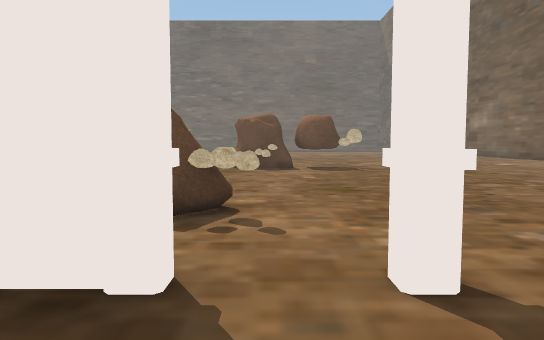
view 1 (above)

24 first-person views from a walk through a scene from a Unity 3-D project. The camera is 1.5 m above the floor, tilts 4° down and sees 70° across. The floor is counted in squares, 2 m on a side. Each view is taken from the middle of a square. On the plan, view 1 faces up. The plan holds only what a view shows up to about 12 squares ahead; the rest is blank. The place goes on beyond the plan. The player character is not drawn.

view 2
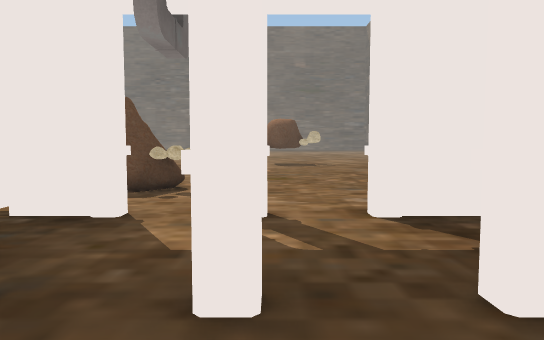

view 3
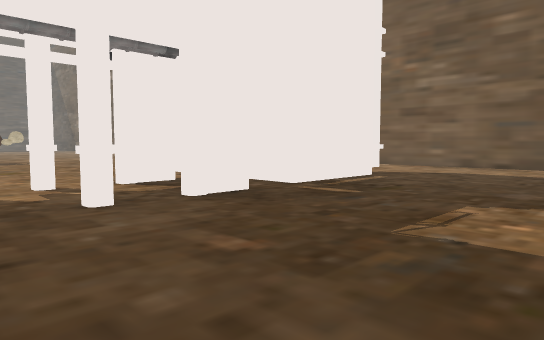

view 4
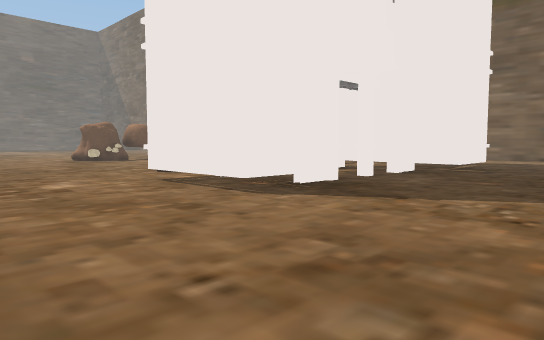

view 5
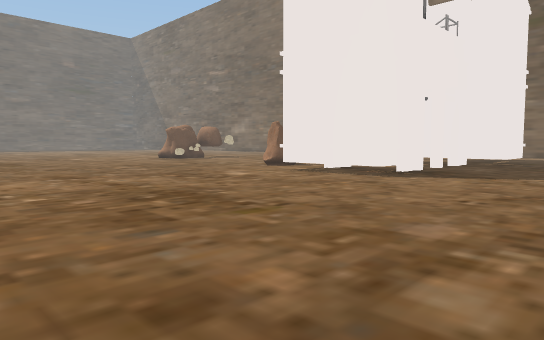

view 6
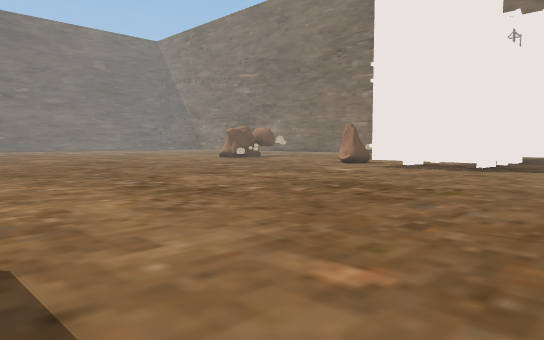

view 7
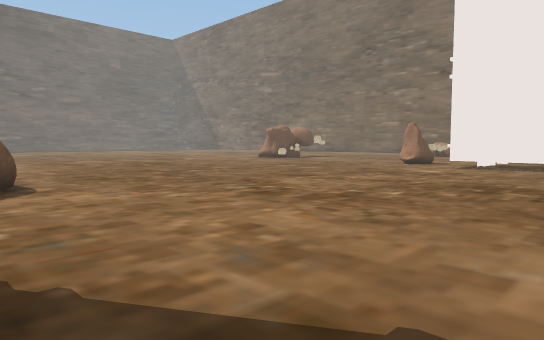

view 8
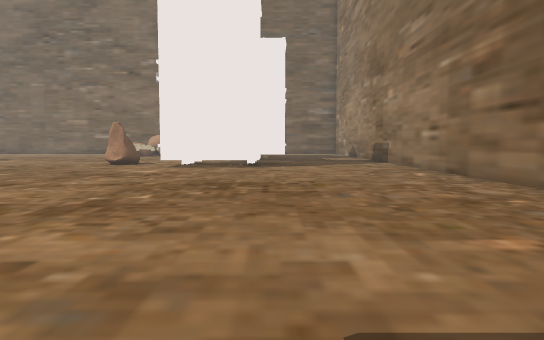

view 9
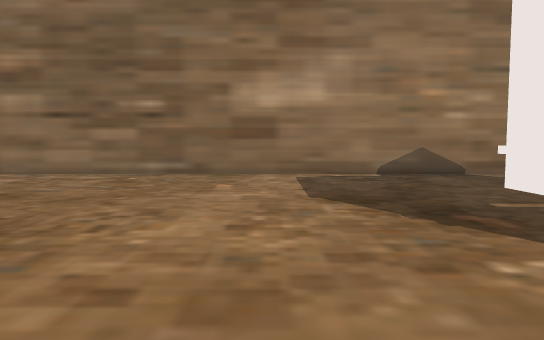

view 10
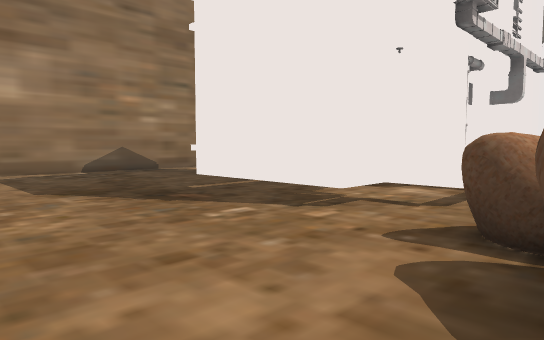

view 11
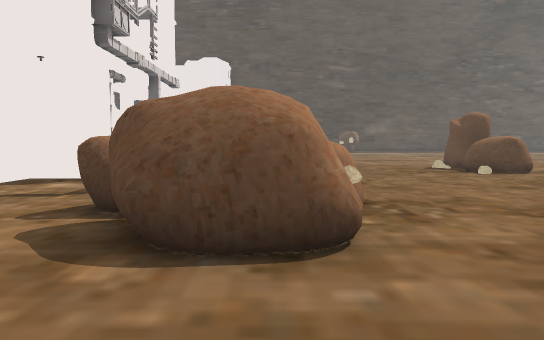

view 12
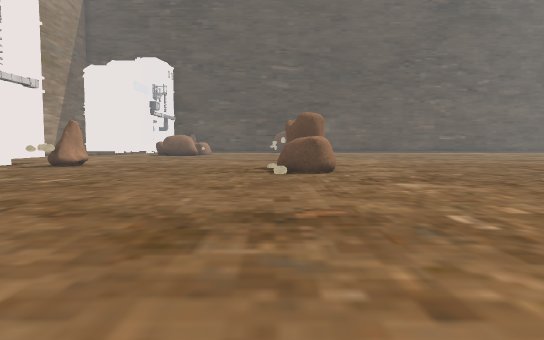

view 13
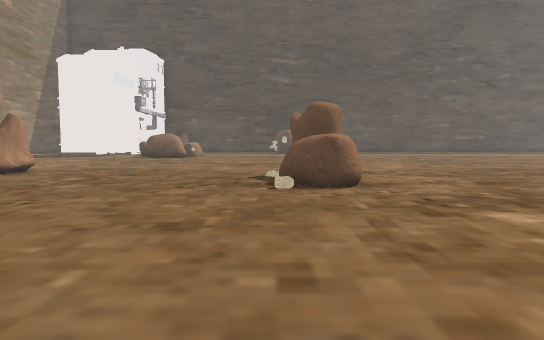

view 14
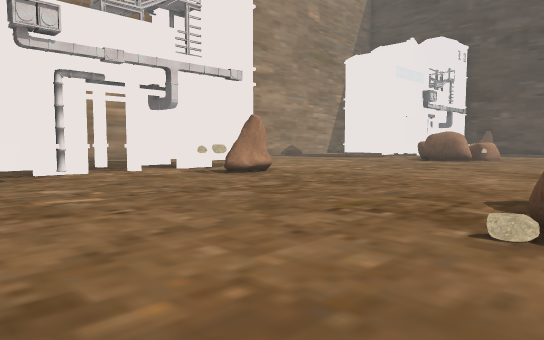

view 15
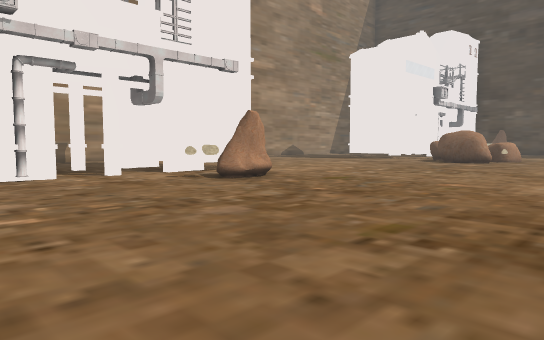

view 16
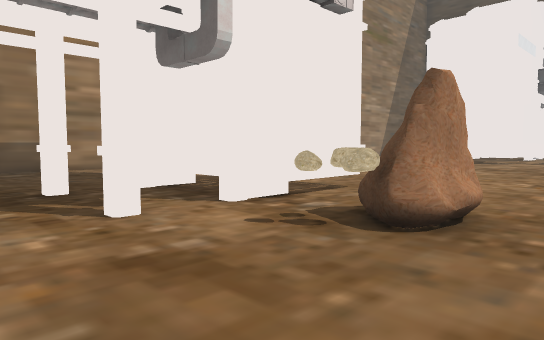

view 17
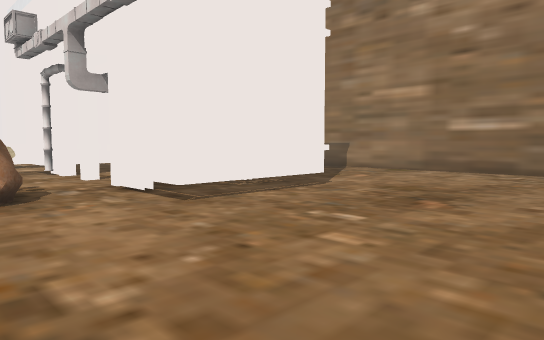

view 18
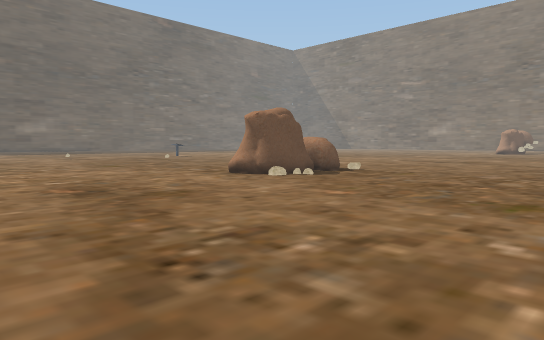

view 19
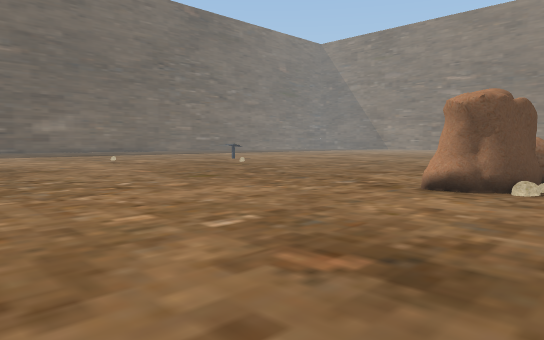

view 20
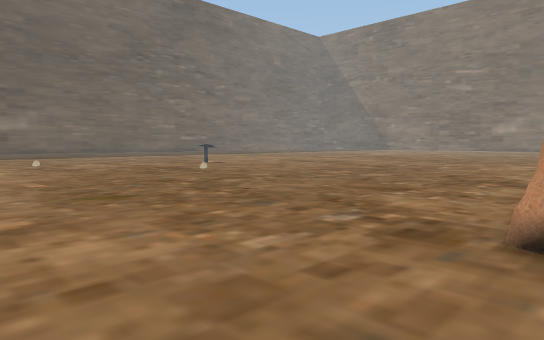

view 21
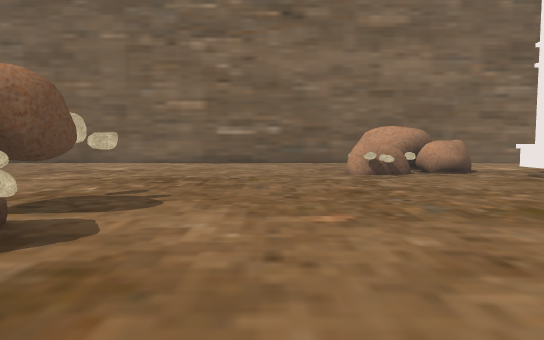

view 22
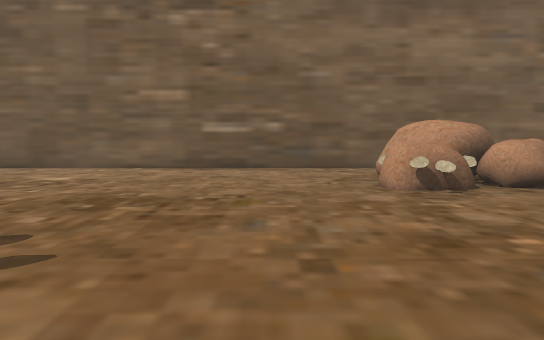

view 23
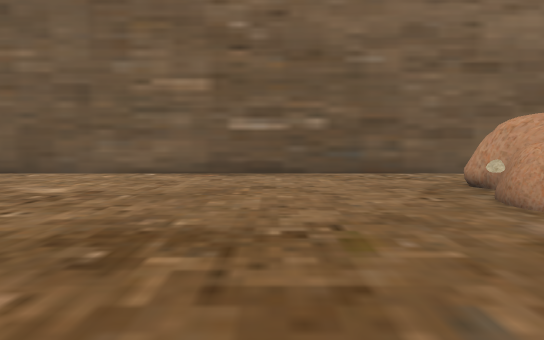

view 24
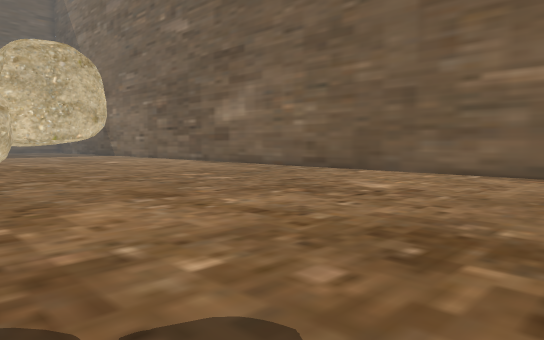

### Floor plan
Key: @ floor where view 1 was taken; # wall or solid block; . floor; O other object.
Columns run from 30 left of view 1 to 12 right of it. Each row starts with its distance up from view 1.
 24      ....
 23   ........                        ...
 22   .........                       ....
 21   ..........                      .....
 20   ...........                     ......
 19   ............                    .......
 18  ..............                  .........#
 17  ...............                 .........#
 16  ................                .........#
 15  ................                .........#
 14  ...............                 .........#
 13 ..................              ..........#
 12 ......OOOO.........          OOOO.........#
 11  ......O.O..........         OO.O.........#
 10 .....................       ..............#
  9 .......................    ...............#
  8 ........................ .................#
  7 ..............OO....................OO....#
  6 ............. O O...................O OO..#
  5 ............. O O....................OOO  #
  4 ......OO..... .O............OOO......O
  3 ............OO...................  O...
  2 .....OOOO.OOOOO............OOO.OOO  O...  #
  1  ....OO....O  O............OO....O    ... #
  0  ....OOOO.O   O............OOO@OOO  O.....#
 -1  .........   ....................OO.......#
 -2  .........   .............................#
 -3  ........    .............................#
 -4   .......   ..........................
 -5   .......  ................. . ..
 -6   #######  #################

Positions as (right, up) in squares from view 1, and headings:
1: (0, 0), facing up
2: (1, -2), facing up
3: (-1, -5), facing up-right
4: (-7, -5), facing up-right
5: (-11, -5), facing up-right
6: (-14, -4), facing up-right
7: (-15, -2), facing up-right
8: (-15, -1), facing right
9: (-13, 4), facing down
10: (-12, 5), facing down-left
11: (-11, 6), facing left
12: (-11, 11), facing left
13: (-14, 11), facing left
14: (-17, 12), facing down-left
15: (-18, 11), facing down-left
16: (-20, 6), facing down-left
17: (-30, 5), facing down-right
18: (-30, 5), facing up-right
19: (-30, 10), facing up-right
20: (-27, 12), facing up-right
21: (-3, 9), facing right
22: (0, 9), facing right
23: (2, 10), facing right
24: (2, 10), facing up-right
